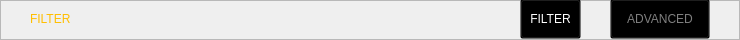
   <widget class="QFrame" name="top_bar">
    <property name="geometry">
     <rect>
      <x>0</x>
      <y>40</y>
      <width>740</width>
      <height>40</height>
     </rect>
    </property>
    <property name="styleSheet">
     <string notr="true">QLabel{
	background: transparent;
	color: #ffbe00;
	font: 14pt &quot;Lato Light&quot;
}
QPushButton {
	color: #7f7f7f;
    background-color: transparent;
	font: 10pt &quot;Lato Black&quot;
}
QPushButton:checked {
 	color: #ffffff;
}</string>
    </property>
    <property name="frameShape">
     <enum>QFrame::StyledPanel</enum>
    </property>
    <property name="frameShadow">
     <enum>QFrame::Raised</enum>
    </property>
    <widget class="QLabel" name="current_tab">
     <property name="geometry">
      <rect>
       <x>30</x>
       <y>-2</y>
       <width>271</width>
       <height>41</height>
      </rect>
     </property>
     <property name="text">
      <string>FILTER</string>
     </property>
     <property name="alignment">
      <set>Qt::AlignLeading|Qt::AlignLeft|Qt::AlignVCenter</set>
     </property>
    </widget>
    <widget class="QPushButton" name="filter_tab_bt">
     <property name="geometry">
      <rect>
       <x>520</x>
       <y>-1</y>
       <width>61</width>
       <height>40</height>
      </rect>
     </property>
     <property name="styleSheet">
      <string notr="true"/>
     </property>
     <property name="text">
      <string>FILTER</string>
     </property>
     <property name="checkable">
      <bool>true</bool>
     </property>
     <property name="checked">
      <bool>true</bool>
     </property>
     <property name="autoExclusive">
      <bool>true</bool>
     </property>
    </widget>
    <widget class="QPushButton" name="advanced_tab_bt">
     <property name="geometry">
      <rect>
       <x>610</x>
       <y>-1</y>
       <width>100</width>
       <height>40</height>
      </rect>
     </property>
     <property name="text">
      <string>ADVANCED</string>
     </property>
     <property name="checkable">
      <bool>true</bool>
     </property>
     <property name="autoExclusive">
      <bool>true</bool>
     </property>
    </widget>
   </widget>
